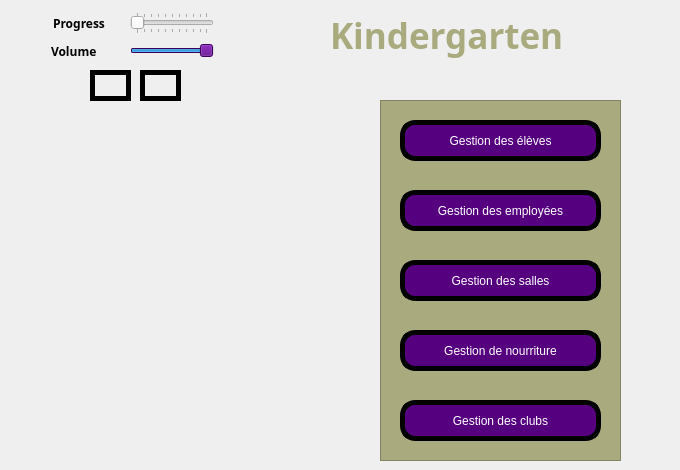
    <widget class="QWidget" name="main_page">
     <property name="styleSheet">
      <string notr="true">QPushButton
{
	border: 5px solid black;
}
QLineEdit
{
    background-color: QLinearGradient( x1: 0, y1: 0, x2: 0, y2: 1, stop: 0 #4d4d4d, stop: 0 #646464, stop: 1 #5d5d5d);
    padding: 1px;
    border-style: solid;
    border: 1px solid #1e1e1e;
    border-radius: 5;
}</string>
     </property>
     <widget class="QPushButton" name="G_salles">
      <property name="geometry">
       <rect>
        <x>400</x>
        <y>260</y>
        <width>201</width>
        <height>41</height>
       </rect>
      </property>
      <property name="styleSheet">
       <string notr="true">border-radius: 15px;
background-color:rgb(85, 0, 127);
color: white;</string>
      </property>
      <property name="text">
       <string>Gestion des salles</string>
      </property>
     </widget>
     <widget class="QPushButton" name="G_employee">
      <property name="geometry">
       <rect>
        <x>400</x>
        <y>190</y>
        <width>201</width>
        <height>41</height>
       </rect>
      </property>
      <property name="styleSheet">
       <string notr="true">border-radius: 15px;
background-color:rgb(85, 0, 127);
color: white;</string>
      </property>
      <property name="text">
       <string>Gestion des employées</string>
      </property>
     </widget>
     <widget class="QPushButton" name="G_clubs">
      <property name="geometry">
       <rect>
        <x>400</x>
        <y>400</y>
        <width>201</width>
        <height>41</height>
       </rect>
      </property>
      <property name="styleSheet">
       <string notr="true">border-radius: 15px;
background-color:rgb(85, 0, 127);
color: white;</string>
      </property>
      <property name="text">
       <string>Gestion des clubs</string>
      </property>
     </widget>
     <widget class="QLabel" name="Kindergarten">
      <property name="geometry">
       <rect>
        <x>330</x>
        <y>10</y>
        <width>341</width>
        <height>51</height>
       </rect>
      </property>
      <property name="font">
       <font>
        <family>Perpetua Titling MT</family>
        <pointsize>-1</pointsize>
        <weight>75</weight>
        <bold>true</bold>
       </font>
      </property>
      <property name="styleSheet">
       <string notr="true">font-size: 35px;
color:rgb(170, 170, 127);
font-weight: bold</string>
      </property>
      <property name="text">
       <string>Kindergarten</string>
      </property>
      <property name="scaledContents">
       <bool>false</bool>
      </property>
     </widget>
     <widget class="QPushButton" name="G_nourriture">
      <property name="geometry">
       <rect>
        <x>400</x>
        <y>330</y>
        <width>201</width>
        <height>41</height>
       </rect>
      </property>
      <property name="styleSheet">
       <string notr="true">border-radius: 15px;
background-color:rgb(85, 0, 127);
color: white;</string>
      </property>
      <property name="text">
       <string>Gestion de nourriture</string>
      </property>
     </widget>
     <widget class="QPushButton" name="G_eleves">
      <property name="geometry">
       <rect>
        <x>400</x>
        <y>120</y>
        <width>201</width>
        <height>41</height>
       </rect>
      </property>
      <property name="styleSheet">
       <string notr="true">border-radius: 15px;
background-color:rgb(85, 0, 127);
color: white;
</string>
      </property>
      <property name="text">
       <string>Gestion des élèves</string>
      </property>
     </widget>
     <widget class="QLabel" name="label_pic">
      <property name="geometry">
       <rect>
        <x>50</x>
        <y>160</y>
        <width>231</width>
        <height>231</height>
       </rect>
      </property>
      <property name="text">
       <string/>
      </property>
      <property name="pixmap">
       <pixmap resource="ressource.qrc">:/pics/kindergarten.png</pixmap>
      </property>
     </widget>
     <widget class="QTableView" name="tableView">
      <property name="geometry">
       <rect>
        <x>380</x>
        <y>100</y>
        <width>241</width>
        <height>361</height>
       </rect>
      </property>
      <property name="styleSheet">
       <string notr="true">background-color: rgb(170, 170, 127)</string>
      </property>
     </widget>
     <widget class="QLabel" name="label_10">
      <property name="geometry">
       <rect>
        <x>53</x>
        <y>12</y>
        <width>71</width>
        <height>22</height>
       </rect>
      </property>
      <property name="font">
       <font>
        <family>Rockwell Extra Bold</family>
        <weight>75</weight>
        <bold>true</bold>
       </font>
      </property>
      <property name="text">
       <string>Progress</string>
      </property>
     </widget>
     <widget class="QPushButton" name="stop_music">
      <property name="geometry">
       <rect>
        <x>140</x>
        <y>70</y>
        <width>41</width>
        <height>31</height>
       </rect>
      </property>
      <property name="styleSheet">
       <string notr="true"/>
      </property>
      <property name="text">
       <string/>
      </property>
      <property name="icon">
       <iconset>
        <normaloff>:/pics/stop music.png</normaloff>:/pics/stop music.png</iconset>
      </property>
      <property name="iconSize">
       <size>
        <width>30</width>
        <height>50</height>
       </size>
      </property>
     </widget>
     <widget class="QSlider" name="volume">
      <property name="geometry">
       <rect>
        <x>130</x>
        <y>40</y>
        <width>84</width>
        <height>22</height>
       </rect>
      </property>
      <property name="palette">
       <palette>
        <active>
         <colorrole role="WindowText">
          <brush brushstyle="SolidPattern">
           <color alpha="255">
            <red>0</red>
            <green>0</green>
            <blue>0</blue>
           </color>
          </brush>
         </colorrole>
         <colorrole role="Button">
          <brush brushstyle="SolidPattern">
           <color alpha="255">
            <red>85</red>
            <green>0</green>
            <blue>127</blue>
           </color>
          </brush>
         </colorrole>
         <colorrole role="Light">
          <brush brushstyle="SolidPattern">
           <color alpha="255">
            <red>255</red>
            <green>213</green>
            <blue>127</blue>
           </color>
          </brush>
         </colorrole>
         <colorrole role="Midlight">
          <brush brushstyle="SolidPattern">
           <color alpha="255">
            <red>255</red>
            <green>191</green>
            <blue>63</blue>
           </color>
          </brush>
         </colorrole>
         <colorrole role="Dark">
          <brush brushstyle="SolidPattern">
           <color alpha="255">
            <red>127</red>
            <green>85</green>
            <blue>0</blue>
           </color>
          </brush>
         </colorrole>
         <colorrole role="Mid">
          <brush brushstyle="SolidPattern">
           <color alpha="255">
            <red>170</red>
            <green>113</green>
            <blue>0</blue>
           </color>
          </brush>
         </colorrole>
         <colorrole role="Text">
          <brush brushstyle="SolidPattern">
           <color alpha="255">
            <red>0</red>
            <green>0</green>
            <blue>0</blue>
           </color>
          </brush>
         </colorrole>
         <colorrole role="BrightText">
          <brush brushstyle="SolidPattern">
           <color alpha="255">
            <red>255</red>
            <green>255</green>
            <blue>255</blue>
           </color>
          </brush>
         </colorrole>
         <colorrole role="ButtonText">
          <brush brushstyle="SolidPattern">
           <color alpha="255">
            <red>0</red>
            <green>0</green>
            <blue>0</blue>
           </color>
          </brush>
         </colorrole>
         <colorrole role="Base">
          <brush brushstyle="SolidPattern">
           <color alpha="255">
            <red>85</red>
            <green>0</green>
            <blue>127</blue>
           </color>
          </brush>
         </colorrole>
         <colorrole role="Window">
          <brush brushstyle="SolidPattern">
           <color alpha="255">
            <red>85</red>
            <green>0</green>
            <blue>127</blue>
           </color>
          </brush>
         </colorrole>
         <colorrole role="Shadow">
          <brush brushstyle="SolidPattern">
           <color alpha="255">
            <red>0</red>
            <green>0</green>
            <blue>0</blue>
           </color>
          </brush>
         </colorrole>
         <colorrole role="AlternateBase">
          <brush brushstyle="SolidPattern">
           <color alpha="255">
            <red>255</red>
            <green>212</green>
            <blue>127</blue>
           </color>
          </brush>
         </colorrole>
         <colorrole role="ToolTipBase">
          <brush brushstyle="SolidPattern">
           <color alpha="255">
            <red>255</red>
            <green>255</green>
            <blue>220</blue>
           </color>
          </brush>
         </colorrole>
         <colorrole role="ToolTipText">
          <brush brushstyle="SolidPattern">
           <color alpha="255">
            <red>0</red>
            <green>0</green>
            <blue>0</blue>
           </color>
          </brush>
         </colorrole>
         <colorrole role="PlaceholderText">
          <brush brushstyle="SolidPattern">
           <color alpha="128">
            <red>0</red>
            <green>0</green>
            <blue>0</blue>
           </color>
          </brush>
         </colorrole>
        </active>
        <inactive>
         <colorrole role="WindowText">
          <brush brushstyle="SolidPattern">
           <color alpha="255">
            <red>0</red>
            <green>0</green>
            <blue>0</blue>
           </color>
          </brush>
         </colorrole>
         <colorrole role="Button">
          <brush brushstyle="SolidPattern">
           <color alpha="255">
            <red>85</red>
            <green>0</green>
            <blue>127</blue>
           </color>
          </brush>
         </colorrole>
         <colorrole role="Light">
          <brush brushstyle="SolidPattern">
           <color alpha="255">
            <red>255</red>
            <green>213</green>
            <blue>127</blue>
           </color>
          </brush>
         </colorrole>
         <colorrole role="Midlight">
          <brush brushstyle="SolidPattern">
           <color alpha="255">
            <red>255</red>
            <green>191</green>
            <blue>63</blue>
           </color>
          </brush>
         </colorrole>
         <colorrole role="Dark">
          <brush brushstyle="SolidPattern">
           <color alpha="255">
            <red>127</red>
            <green>85</green>
            <blue>0</blue>
           </color>
          </brush>
         </colorrole>
         <colorrole role="Mid">
          <brush brushstyle="SolidPattern">
           <color alpha="255">
            <red>170</red>
            <green>113</green>
            <blue>0</blue>
           </color>
          </brush>
         </colorrole>
         <colorrole role="Text">
          <brush brushstyle="SolidPattern">
           <color alpha="255">
            <red>0</red>
            <green>0</green>
            <blue>0</blue>
           </color>
          </brush>
         </colorrole>
         <colorrole role="BrightText">
          <brush brushstyle="SolidPattern">
           <color alpha="255">
            <red>255</red>
            <green>255</green>
            <blue>255</blue>
           </color>
          </brush>
         </colorrole>
         <colorrole role="ButtonText">
          <brush brushstyle="SolidPattern">
           <color alpha="255">
            <red>0</red>
            <green>0</green>
            <blue>0</blue>
           </color>
          </brush>
         </colorrole>
         <colorrole role="Base">
          <brush brushstyle="SolidPattern">
           <color alpha="255">
            <red>85</red>
            <green>0</green>
            <blue>127</blue>
           </color>
          </brush>
         </colorrole>
         <colorrole role="Window">
          <brush brushstyle="SolidPattern">
           <color alpha="255">
            <red>85</red>
            <green>0</green>
            <blue>127</blue>
           </color>
          </brush>
         </colorrole>
         <colorrole role="Shadow">
          <brush brushstyle="SolidPattern">
           <color alpha="255">
            <red>0</red>
            <green>0</green>
            <blue>0</blue>
           </color>
          </brush>
         </colorrole>
         <colorrole role="AlternateBase">
          <brush brushstyle="SolidPattern">
           <color alpha="255">
            <red>255</red>
            <green>212</green>
            <blue>127</blue>
           </color>
          </brush>
         </colorrole>
         <colorrole role="ToolTipBase">
          <brush brushstyle="SolidPattern">
           <color alpha="255">
            <red>255</red>
            <green>255</green>
            <blue>220</blue>
           </color>
          </brush>
         </colorrole>
         <colorrole role="ToolTipText">
          <brush brushstyle="SolidPattern">
           <color alpha="255">
            <red>0</red>
            <green>0</green>
            <blue>0</blue>
           </color>
          </brush>
         </colorrole>
         <colorrole role="PlaceholderText">
          <brush brushstyle="SolidPattern">
           <color alpha="128">
            <red>0</red>
            <green>0</green>
            <blue>0</blue>
           </color>
          </brush>
         </colorrole>
        </inactive>
        <disabled>
         <colorrole role="WindowText">
          <brush brushstyle="SolidPattern">
           <color alpha="255">
            <red>127</red>
            <green>85</green>
            <blue>0</blue>
           </color>
          </brush>
         </colorrole>
         <colorrole role="Button">
          <brush brushstyle="SolidPattern">
           <color alpha="255">
            <red>85</red>
            <green>0</green>
            <blue>127</blue>
           </color>
          </brush>
         </colorrole>
         <colorrole role="Light">
          <brush brushstyle="SolidPattern">
           <color alpha="255">
            <red>255</red>
            <green>213</green>
            <blue>127</blue>
           </color>
          </brush>
         </colorrole>
         <colorrole role="Midlight">
          <brush brushstyle="SolidPattern">
           <color alpha="255">
            <red>255</red>
            <green>191</green>
            <blue>63</blue>
           </color>
          </brush>
         </colorrole>
         <colorrole role="Dark">
          <brush brushstyle="SolidPattern">
           <color alpha="255">
            <red>127</red>
            <green>85</green>
            <blue>0</blue>
           </color>
          </brush>
         </colorrole>
         <colorrole role="Mid">
          <brush brushstyle="SolidPattern">
           <color alpha="255">
            <red>170</red>
            <green>113</green>
            <blue>0</blue>
           </color>
          </brush>
         </colorrole>
         <colorrole role="Text">
          <brush brushstyle="SolidPattern">
           <color alpha="255">
            <red>127</red>
            <green>85</green>
            <blue>0</blue>
           </color>
          </brush>
         </colorrole>
         <colorrole role="BrightText">
          <brush brushstyle="SolidPattern">
           <color alpha="255">
            <red>255</red>
            <green>255</green>
            <blue>255</blue>
           </color>
          </brush>
         </colorrole>
         <colorrole role="ButtonText">
          <brush brushstyle="SolidPattern">
           <color alpha="255">
            <red>127</red>
            <green>85</green>
            <blue>0</blue>
           </color>
          </brush>
         </colorrole>
         <colorrole role="Base">
          <brush brushstyle="SolidPattern">
           <color alpha="255">
            <red>85</red>
            <green>0</green>
            <blue>127</blue>
           </color>
          </brush>
         </colorrole>
         <colorrole role="Window">
          <brush brushstyle="SolidPattern">
           <color alpha="255">
            <red>85</red>
            <green>0</green>
            <blue>127</blue>
           </color>
          </brush>
         </colorrole>
         <colorrole role="Shadow">
          <brush brushstyle="SolidPattern">
           <color alpha="255">
            <red>0</red>
            <green>0</green>
            <blue>0</blue>
           </color>
          </brush>
         </colorrole>
         <colorrole role="AlternateBase">
          <brush brushstyle="SolidPattern">
           <color alpha="255">
            <red>255</red>
            <green>170</green>
            <blue>0</blue>
           </color>
          </brush>
         </colorrole>
         <colorrole role="ToolTipBase">
          <brush brushstyle="SolidPattern">
           <color alpha="255">
            <red>255</red>
            <green>255</green>
            <blue>220</blue>
           </color>
          </brush>
         </colorrole>
         <colorrole role="ToolTipText">
          <brush brushstyle="SolidPattern">
           <color alpha="255">
            <red>0</red>
            <green>0</green>
            <blue>0</blue>
           </color>
          </brush>
         </colorrole>
         <colorrole role="PlaceholderText">
          <brush brushstyle="SolidPattern">
           <color alpha="128">
            <red>0</red>
            <green>0</green>
            <blue>0</blue>
           </color>
          </brush>
         </colorrole>
        </disabled>
       </palette>
      </property>
      <property name="cursor">
       <cursorShape>ArrowCursor</cursorShape>
      </property>
      <property name="value">
       <number>99</number>
      </property>
      <property name="orientation">
       <enum>Qt::Horizontal</enum>
      </property>
     </widget>
     <widget class="QPushButton" name="start_music">
      <property name="geometry">
       <rect>
        <x>90</x>
        <y>70</y>
        <width>41</width>
        <height>31</height>
       </rect>
      </property>
      <property name="text">
       <string/>
      </property>
      <property name="icon">
       <iconset>
        <normaloff>:/pics/start_music.jpg</normaloff>:/pics/start_music.jpg</iconset>
      </property>
      <property name="iconSize">
       <size>
        <width>30</width>
        <height>50</height>
       </size>
      </property>
     </widget>
     <widget class="QSlider" name="progress">
      <property name="geometry">
       <rect>
        <x>130</x>
        <y>12</y>
        <width>84</width>
        <height>22</height>
       </rect>
      </property>
      <property name="orientation">
       <enum>Qt::Horizontal</enum>
      </property>
      <property name="invertedAppearance">
       <bool>false</bool>
      </property>
      <property name="tickPosition">
       <enum>QSlider::TicksBothSides</enum>
      </property>
     </widget>
     <widget class="QLabel" name="label_11">
      <property name="geometry">
       <rect>
        <x>51</x>
        <y>40</y>
        <width>71</width>
        <height>22</height>
       </rect>
      </property>
      <property name="font">
       <font>
        <family>Rockwell Extra Bold</family>
        <weight>75</weight>
        <bold>true</bold>
       </font>
      </property>
      <property name="text">
       <string>Volume</string>
      </property>
     </widget>
     <zorder>tableView</zorder>
     <zorder>G_salles</zorder>
     <zorder>G_employee</zorder>
     <zorder>G_clubs</zorder>
     <zorder>Kindergarten</zorder>
     <zorder>G_nourriture</zorder>
     <zorder>G_eleves</zorder>
     <zorder>label_pic</zorder>
     <zorder>label_10</zorder>
     <zorder>stop_music</zorder>
     <zorder>volume</zorder>
     <zorder>start_music</zorder>
     <zorder>progress</zorder>
     <zorder>label_11</zorder>
    </widget>
